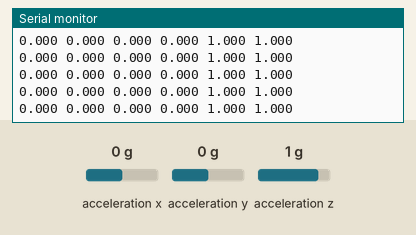
A sketch run on a simulated Arduino Nano 33 IoT. Shown: the last lines printed to the serial monitor. Inputs (shaded band) come from the test bench; at power-on: acceleration x 0 g, acceleration y 0 g, acceleration z 1 g. Nothing arrives over Bluetooth unless stated.

Above: at 1.2 s.
1.3 s: acceleration x set to -1.4 g
At 2.1 s:
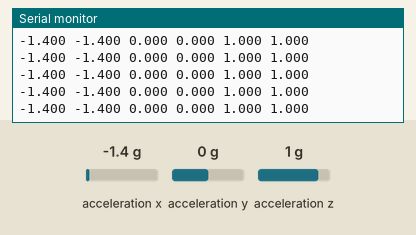
2.8 s: acceleration y set to -1.4 g
At 3.8 s:
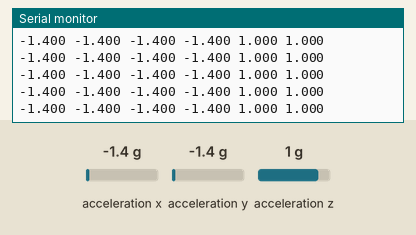
5.8 s: acceleration z set to -1.4 g
At 6.7 s:
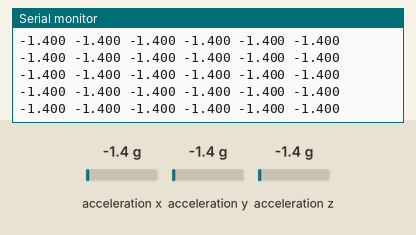
Timing chart, 0 to 8.8 s (numbered marks = the images above; inputs shaded):
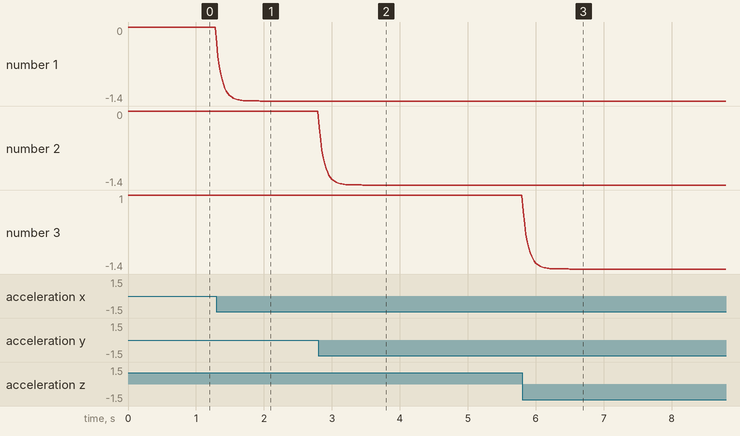

Measured:
- after the input at 1.3 s, the serial monitor: prints a new line at once (image 1)
- after the input at 2.8 s, the serial monitor: prints a new line at once (image 2)
- after the input at 5.8 s, the serial monitor: prints a new line at once (image 3)
- plotted number 1: 0 → -1.4 after the input at 1.3 s

The sketch:

challenge_3_sln.ino
```cpp
/*
  Nano 33 IoT — 3-axis SMA + windowed features over BLE
  Features per axis (X,Y,Z): mean, std, range
  Output CSV: meanX,sdX,rangeX,meanY,sdY,rangeY,meanZ,sdZ,rangeZ

  Libraries:
    - Arduino_LSM6DS3
    - ArduinoBLE
*/

#include <Arduino_LSM6DS3.h>
#include <ArduinoBLE.h>
#include <math.h>

// ================== Config ==================
/*
const unsigned long SAMPLE_DT_MS     = 20;   // 50 Hz sampling
const unsigned long REPORT_EVERY_MS  = 1000;  // feature push rate
const size_t        SMA_LEN          = 5;    // SMA window for smoothing
const size_t        WINDOW_SIZE      = 50;   // sliding window for features
*/
const float TAU = 0.07;
const float DT  = 0.02;   // Sampling interval ≈20 ms → 50 Hz

const float ALPHA = DT / (TAU + DT);

float yX = 0, yY = 0, yZ = 0;


const int WINDOW_SIZE = 20;

// Buffers to hold the last WINDOW_SIZE samples for each axis
float ax_buffer[WINDOW_SIZE];
float ay_buffer[WINDOW_SIZE];
float az_buffer[WINDOW_SIZE];

int buffer_index = 0;          // Tracks the current position in the buffer
bool buffer_filled = false;    // Becomes true after we fill the buffer at least once

unsigned long last_print_time = 0;
const unsigned long PRINT_INTERVAL = 5000; // Interval between printed outputs (ms)

// BLE UUIDs (example UUIDs)
const char* SERVICE_UUID       = "19B10000-E8F2-537E-4F6C-D104768A1214";
const char* FEATURES_CHAR_UUID = "19B10001-E8F2-537E-4F6C-D104768A1214";

// ================== SMA state (per-axis) ==================
/*
float smaBufX[SMA_LEN];
float smaBufY[SMA_LEN];
float smaBufZ[SMA_LEN];
size_t smaHeadX = 0, smaCountX = 0;
size_t smaHeadY = 0, smaCountY = 0;
size_t smaHeadZ = 0, smaCountZ = 0;

float smaUpdate(float x, float* buf, size_t& head, size_t& count) {
  buf[head] = x;
  head = (head + 1) % SMA_LEN;
  if (count < SMA_LEN) count++;
  float sum = 0.0f;
  for (size_t i = 0; i < count; i++) sum += buf[i];
  return sum / (float)count;
}

// ================== Feature windows (per-axis) ==================
float winX[WINDOW_SIZE], winY[WINDOW_SIZE], winZ[WINDOW_SIZE];
size_t headX = 0, headY = 0, headZ = 0;
size_t cntX = 0,  cntY = 0,  cntZ = 0;

inline void pushWin(float v, float* win, size_t& head, size_t& cnt) {
  win[head] = v;
  head = (head + 1) % WINDOW_SIZE;
  if (cnt < WINDOW_SIZE) cnt++;
}
*/

/*
bool computeFeatures(const float* win, size_t cnt, float& mean, float& sd, float& range) {
  if (cnt == 0) return false;
  float sum = 0.0f;
  for (size_t i = 0; i < cnt; i++) sum += win[i];
  mean = sum / (float)cnt;

  float varSum = 0.0f, vmin = win[0], vmax = win[0];
  for (size_t i = 0; i < cnt; i++) {
    float d = win[i] - mean;
    varSum += d * d;
    if (win[i] < vmin) vmin = win[i];
    if (win[i] > vmax) vmax = win[i];
  }
  sd = sqrtf(varSum / (float)cnt); // population std
  range = vmax - vmin;
  return true;
}
*/

// ================== BLE ==================
BLEService featService(SERVICE_UUID);
BLEStringCharacteristic featChar(FEATURES_CHAR_UUID, BLERead | BLENotify, 96);

// ================== Setup/Loop ==================
void setup() {
  Serial.begin(115200);
  while (!Serial) {}

  if (!IMU.begin()) { Serial.println("IMU init failed"); while (1) delay(1000); }

  float ax, ay, az;
  if (IMU.readAcceleration(ax, ay, az)) {
    yX = ax;
    yY = ay;
    yZ = az;
  }
  Serial.println("rawX filtX rawY filtY rawZ filtZ");

  if (!BLE.begin()) { Serial.println("BLE init failed"); while (1) delay(1000); }
  BLE.setLocalName("Nano33IoT_Group5");
  BLE.setDeviceName("Nano33IoT_Group5");
  BLE.setAdvertisedService(featService);
  featService.addCharacteristic(featChar);
  BLE.addService(featService);
  featChar.writeValue("0,0,0,0,0,0,0,0,0");
  BLE.advertise();
  Serial.println("BLE advertising. Subscribe to features characteristic.");
}

void loop() {
  BLE.poll();

  static unsigned long lastSampleMs = 0;
  //static unsigned long lastReportMs = 0;
  unsigned long now = millis();

  float ax, ay, az;

  // Read acceleration (m/s²)
  if (IMU.readAcceleration(ax, ay, az)) {
    // One-pole IIR update
    yX = ALPHA * ax + (1.0 - ALPHA) * yX;
    yY = ALPHA * ay + (1.0 - ALPHA) * yY;
    yZ = ALPHA * az + (1.0 - ALPHA) * yZ;

    // Print raw and filtered values (space-separated)
    Serial.print(ax, 3);
    Serial.print(' ');
    Serial.print(yX, 3);
    Serial.print(' ');
    Serial.print(ay, 3);
    Serial.print(' ');
    Serial.print(yY, 3);
    Serial.print(' ');
    Serial.print(az, 3);
    Serial.print(' ');
    Serial.println(yZ, 3);

    ax_buffer[buffer_index] = yX;
    ay_buffer[buffer_index] = yY;
    az_buffer[buffer_index] = yZ;

    // Move to the next index, wrapping around when we reach the end
    buffer_index++;
    if (buffer_index >= WINDOW_SIZE) {
      buffer_index = 0;
      buffer_filled = true; // Buffer is now full and ready for stats
    }

    if (buffer_filled && millis() - last_print_time >= PRINT_INTERVAL) {
      last_print_time = millis(); // Update timestamp

      // Print computed stats for each axis
      printStats("X-axis", ax_buffer, WINDOW_SIZE);
      printStats("Y-axis", ay_buffer, WINDOW_SIZE);
      printStats("Z-axis", az_buffer, WINDOW_SIZE);
      Serial.println(); // Extra line between blocks for readability
    }


  }

  delay(20);  // ≈50 Hz

  // Sample IMU at fixed rate

  /*
  if (now - lastSampleMs >= DT) {
    lastSampleMs += DT;

    float ax, ay, az;
    if (IMU.accelerationAvailable()) {
      IMU.readAcceleration(ax, ay, az); // m/s^2 on Nano 33 IoT

      // SMA per-axis
      float fx = smaUpdate(ax, smaBufX, smaHeadX, smaCountX);
      float fy = smaUpdate(ay, smaBufY, smaHeadY, smaCountY);
      float fz = smaUpdate(az, smaBufZ, smaHeadZ, smaCountZ);


      // Push filtered values into feature windows
      pushWin(fx, winX, headX, cntX);
      pushWin(fy, winY, headY, cntY);
      pushWin(fz, winZ, headZ, cntZ);

    }
  }
  */


  // Periodic feature computation and BLE notify
  /*
  if (now - lastReportMs >= REPORT_EVERY_MS) {
    lastReportMs = now;

    float meanX, sdX, rangeX;
    float meanY, sdY, rangeY;
    float meanZ, sdZ, rangeZ;


    bool okX = computeFeatures(winX, cntX, meanX, sdX, rangeX);
    bool okY = computeFeatures(winY, cntY, meanY, sdY, rangeY);
    bool okZ = computeFeatures(winZ, cntZ, meanZ, sdZ, rangeZ);


    if (okX && okY && okZ) {
      char out[96];
      // CSV: meanX,sdX,rangeX,meanY,sdY,rangeY,meanZ,sdZ,rangeZ
      snprintf(out, sizeof(out),
               "%.3f,%.3f,%.3f,%.3f,%.3f,%.3f,%.3f,%.3f,%.3f",
               meanX, sdX, rangeX, meanY, sdY, rangeY, meanZ, sdZ, rangeZ);
      featChar.writeValue(out);
      Serial.println(out);
    }

  }
  */
}

void printStats(const char* label, float* data, int size) {
  float sum = 0;
  float min_val = data[0];
  float max_val = data[0];

  // Compute sum, min, and max
  for (int i = 0; i < size; i++) {
    sum += data[i];
    if (data[i] < min_val) min_val = data[i];
    if (data[i] > max_val) max_val = data[i];
  }

  float mean = sum / size;

  // Compute variance
  float variance = 0;
  for (int i = 0; i < size; i++) {
    variance += (data[i] - mean) * (data[i] - mean);
  }

  float stddev = sqrt(variance / size);         // Standard deviation
  float range = max_val - min_val;              // Range: max - min

  // Print the results to the Serial Monitor
  Serial.print(label);
  Serial.print(" → mean: ");
  Serial.print(mean, 3);
  Serial.print(", stddev: ");
  Serial.print(stddev, 3);
  Serial.print(", min: ");
  Serial.print(min_val, 3);
  Serial.print(", max: ");
  Serial.print(max_val, 3);
  Serial.print(", range: ");
  Serial.println(range, 3);
}
```
